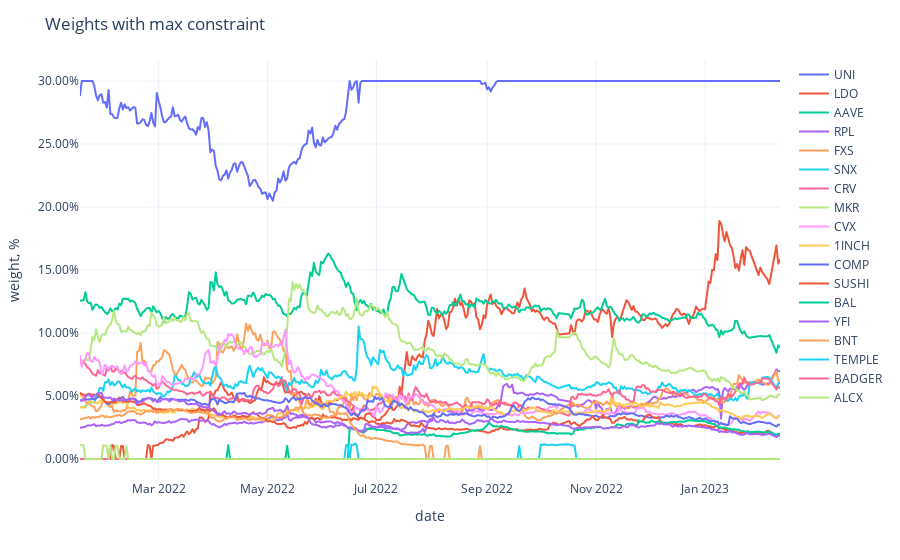

Notebook cell for this chart:
### Code cell
fig = px.line(adjusted_weights,
              labels={'value': 'weight, %', 'variable': ''})
fig.update_traces(
    hovertemplate="%{y}"
)
fig.update_yaxes(
    tickformat=".2%",
)
fig.update_xaxes(
    showspikes=True,
    spikethickness=2,
    spikedash="dot",
    spikecolor="#999999",
    spikemode="across",
)
fig.update_layout(
    hovermode="x",
    hoverdistance=100,  ## Distance to show hover label of data point
    spikedistance=1000,  ## Distance to show spike
    template='plotly_white',
    title='Weights with max constraint'
)

### Figure 1 — Plotly figure (JSON) as saved in the notebook; plotly's stock layout.template omitted (floating-point values rounded to 4 significant figures; data arrays with more than 128 entries replaced by an {"elided": "..."} marker saying what was removed)
{"data": [{"hovertemplate": "%{y}", "legendgroup": "UNI", "line": {"color": "#636efa", "dash": "solid"}, "marker": {"symbol": "circle"}, "mode": "lines", "name": "UNI", "showlegend": true, "type": "scattergl", "x": {"elided": "379 str values"}, "xaxis": "x", "y": {"elided": "379 float values"}, "yaxis": "y"}, {"hovertemplate": "%{y}", "legendgroup": "LDO", "line": {"color": "#EF553B", "dash": "solid"}, "marker": {"symbol": "circle"}, "mode": "lines", "name": "LDO", "showlegend": true, "type": "scattergl", "x": {"elided": "379 str values"}, "xaxis": "x", "y": {"elided": "379 float values"}, "yaxis": "y"}, {"hovertemplate": "%{y}", "legendgroup": "AAVE", "line": {"color": "#00cc96", "dash": "solid"}, "marker": {"symbol": "circle"}, "mode": "lines", "name": "AAVE", "showlegend": true, "type": "scattergl", "x": {"elided": "379 str values"}, "xaxis": "x", "y": {"elided": "379 float values"}, "yaxis": "y"}, {"hovertemplate": "%{y}", "legendgroup": "RPL", "line": {"color": "#ab63fa", "dash": "solid"}, "marker": {"symbol": "circle"}, "mode": "lines", "name": "RPL", "showlegend": true, "type": "scattergl", "x": {"elided": "379 str values"}, "xaxis": "x", "y": {"elided": "379 float values"}, "yaxis": "y"}, {"hovertemplate": "%{y}", "legendgroup": "FXS", "line": {"color": "#FFA15A", "dash": "solid"}, "marker": {"symbol": "circle"}, "mode": "lines", "name": "FXS", "showlegend": true, "type": "scattergl", "x": {"elided": "379 str values"}, "xaxis": "x", "y": {"elided": "379 float values"}, "yaxis": "y"}, {"hovertemplate": "%{y}", "legendgroup": "SNX", "line": {"color": "#19d3f3", "dash": "solid"}, "marker": {"symbol": "circle"}, "mode": "lines", "name": "SNX", "showlegend": true, "type": "scattergl", "x": {"elided": "379 str values"}, "xaxis": "x", "y": {"elided": "379 float values"}, "yaxis": "y"}, {"hovertemplate": "%{y}", "legendgroup": "CRV", "line": {"color": "#FF6692", "dash": "solid"}, "marker": {"symbol": "circle"}, "mode": "lines", "name": "CRV", "showlegend": true, "type": "scattergl", "x": {"elided": "379 str values"}, "xaxis": "x", "y": {"elided": "379 float values"}, "yaxis": "y"}, {"hovertemplate": "%{y}", "legendgroup": "MKR", "line": {"color": "#B6E880", "dash": "solid"}, "marker": {"symbol": "circle"}, "mode": "lines", "name": "MKR", "showlegend": true, "type": "scattergl", "x": {"elided": "379 str values"}, "xaxis": "x", "y": {"elided": "379 float values"}, "yaxis": "y"}, {"hovertemplate": "%{y}", "legendgroup": "CVX", "line": {"color": "#FF97FF", "dash": "solid"}, "marker": {"symbol": "circle"}, "mode": "lines", "name": "CVX", "showlegend": true, "type": "scattergl", "x": {"elided": "379 str values"}, "xaxis": "x", "y": {"elided": "379 float values"}, "yaxis": "y"}, {"hovertemplate": "%{y}", "legendgroup": "1INCH", "line": {"color": "#FECB52", "dash": "solid"}, "marker": {"symbol": "circle"}, "mode": "lines", "name": "1INCH", "showlegend": true, "type": "scattergl", "x": {"elided": "379 str values"}, "xaxis": "x", "y": {"elided": "379 float values"}, "yaxis": "y"}, {"hovertemplate": "%{y}", "legendgroup": "COMP", "line": {"color": "#636efa", "dash": "solid"}, "marker": {"symbol": "circle"}, "mode": "lines", "name": "COMP", "showlegend": true, "type": "scattergl", "x": {"elided": "379 str values"}, "xaxis": "x", "y": {"elided": "379 float values"}, "yaxis": "y"}, {"hovertemplate": "%{y}", "legendgroup": "SUSHI", "line": {"color": "#EF553B", "dash": "solid"}, "marker": {"symbol": "circle"}, "mode": "lines", "name": "SUSHI", "showlegend": true, "type": "scattergl", "x": {"elided": "379 str values"}, "xaxis": "x", "y": {"elided": "379 float values"}, "yaxis": "y"}, {"hovertemplate": "%{y}", "legendgroup": "BAL", "line": {"color": "#00cc96", "dash": "solid"}, "marker": {"symbol": "circle"}, "mode": "lines", "name": "BAL", "showlegend": true, "type": "scattergl", "x": {"elided": "379 str values"}, "xaxis": "x", "y": {"elided": "379 float values"}, "yaxis": "y"}, {"hovertemplate": "%{y}", "legendgroup": "YFI", "line": {"color": "#ab63fa", "dash": "solid"}, "marker": {"symbol": "circle"}, "mode": "lines", "name": "YFI", "showlegend": true, "type": "scattergl", "x": {"elided": "379 str values"}, "xaxis": "x", "y": {"elided": "379 float values"}, "yaxis": "y"}, {"hovertemplate": "%{y}", "legendgroup": "BNT", "line": {"color": "#FFA15A", "dash": "solid"}, "marker": {"symbol": "circle"}, "mode": "lines", "name": "BNT", "showlegend": true, "type": "scattergl", "x": {"elided": "379 str values"}, "xaxis": "x", "y": {"elided": "379 float values"}, "yaxis": "y"}, {"hovertemplate": "%{y}", "legendgroup": "TEMPLE", "line": {"color": "#19d3f3", "dash": "solid"}, "marker": {"symbol": "circle"}, "mode": "lines", "name": "TEMPLE", "showlegend": true, "type": "scattergl", "x": {"elided": "379 str values"}, "xaxis": "x", "y": {"elided": "379 float values"}, "yaxis": "y"}, {"hovertemplate": "%{y}", "legendgroup": "BADGER", "line": {"color": "#FF6692", "dash": "solid"}, "marker": {"symbol": "circle"}, "mode": "lines", "name": "BADGER", "showlegend": true, "type": "scattergl", "x": {"elided": "379 str values"}, "xaxis": "x", "y": {"elided": "379 int values"}, "yaxis": "y"}, {"hovertemplate": "%{y}", "legendgroup": "ALCX", "line": {"color": "#B6E880", "dash": "solid"}, "marker": {"symbol": "circle"}, "mode": "lines", "name": "ALCX", "showlegend": true, "type": "scattergl", "x": {"elided": "379 str values"}, "xaxis": "x", "y": {"elided": "379 float values"}, "yaxis": "y"}], "layout": {"hoverdistance": 100, "hovermode": "x", "legend": {"title": {"text": ""}, "tracegroupgap": 0}, "margin": {"t": 60}, "spikedistance": 1000, "title": {"text": "Weights with max constraint"}, "xaxis": {"anchor": "y", "domain": [0, 1], "showspikes": true, "spikecolor": "#999999", "spikedash": "dot", "spikemode": "across", "spikethickness": 2, "title": {"text": "date"}}, "yaxis": {"anchor": "x", "domain": [0, 1], "tickformat": ".2%", "title": {"text": "weight, %"}}}}
